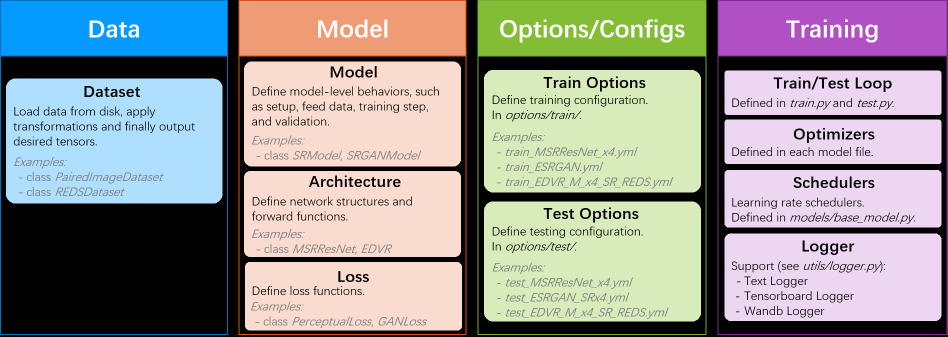
#> input picture assets/overall_structure.png, 1895 x 673 px (shown at 1/2 size); its folder holds only this picture in this run
$ python -i hdr_data_reduce2.py   (imports and definitions only)
#> lines starting #> are read from the running program, lines starting #| are printed output that depends on the picture
#> further down, picture is the input picture: shape (673, 1895, 3); mean B, G, R 147.8, 148.9, 149.4
import os
from glob import glob

import cv2
import numpy as np


# ------------------- 基础模块 -------------------

# [46 lines left out: functions apply_tone_curve, add_real_camera_noise, add_resize_artifact, not called in this run]


def add_chroma_subsampling_and_jpeg(img_bgr, jpeg_quality=80):
    """
    模拟 YUV 4:2:0 色度子采样 + JPEG 压缩伪影。
    img_bgr: uint8 BGR
    jpeg_quality: JPEG 质量 (50~100)，越低伪影越重
    """
#> called with jpeg_quality = 80
    # BGR -> YCrCb
    ycrcb = cv2.cvtColor(img_bgr, cv2.COLOR_BGR2YCrCb)
#> ycrcb: shape (673, 1895, 3); mean of channels 0, 1, 2 148.9, 128.5, 127.5
    y, cr, cb = cv2.split(ycrcb)
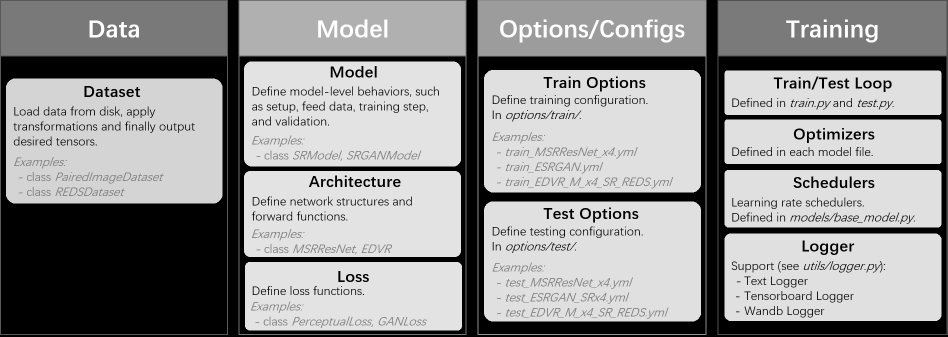
#> y: shape (673, 1895) (shown at 1/2 size); min 0, max 255, mean 148.9
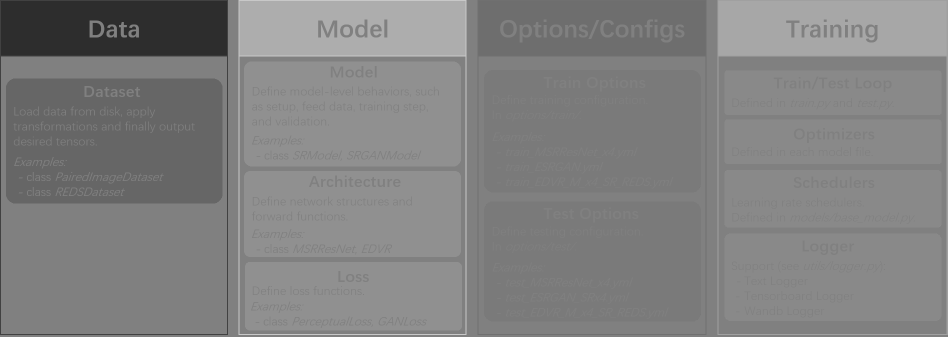
#> cr: shape (673, 1895) (shown at 1/2 size); min 45, max 200, mean 128.5
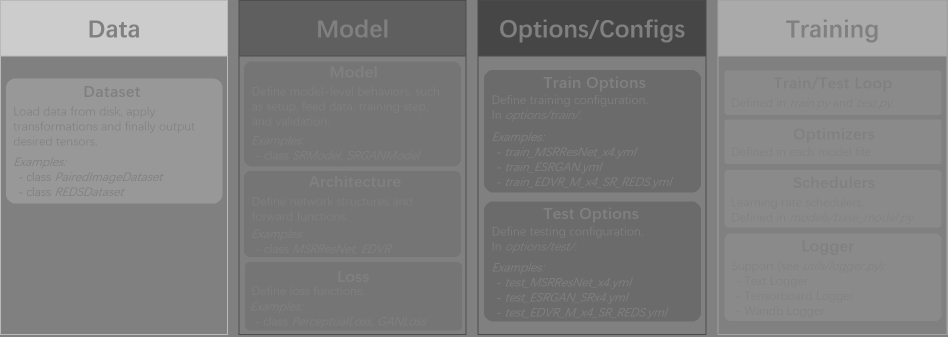
#> cb: shape (673, 1895) (shown at 1/2 size); min 70, max 204, mean 127.5

    # 模拟 4:2:0: 色度下采样再上采样
    cr_small = cv2.resize(cr, (cr.shape[1] // 2, cr.shape[0] // 2), interpolation=cv2.INTER_AREA)
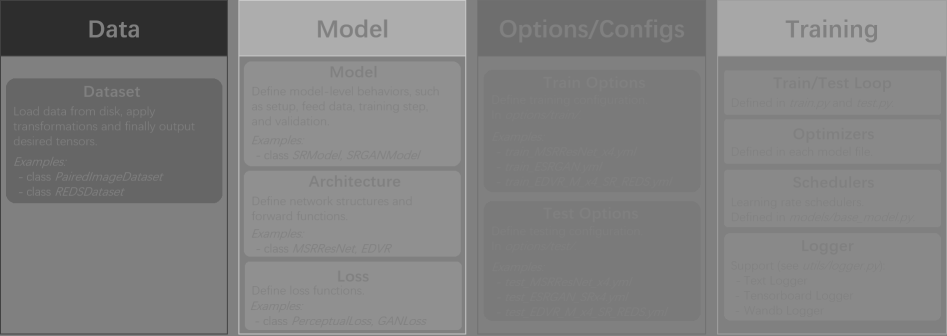
#> cr_small: shape (336, 947); min 45, max 200, mean 128.5
    cb_small = cv2.resize(cb, (cb.shape[1] // 2, cb.shape[0] // 2), interpolation=cv2.INTER_AREA)
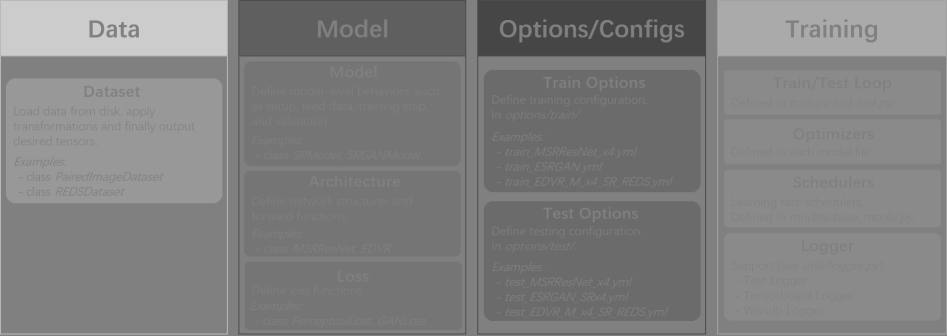
#> cb_small: shape (336, 947); min 70, max 204, mean 127.5
    cr_up = cv2.resize(cr_small, (cr.shape[1], cr.shape[0]), interpolation=cv2.INTER_LINEAR)
    cb_up = cv2.resize(cb_small, (cb.shape[1], cb.shape[0]), interpolation=cv2.INTER_LINEAR)

    ycrcb_420 = cv2.merge([y, cr_up, cb_up])
#> ycrcb_420: shape (673, 1895, 3); mean of channels 0, 1, 2 148.9, 128.5, 127.4
    img_420 = cv2.cvtColor(ycrcb_420, cv2.COLOR_YCrCb2BGR)

    # 再做一次 JPEG 压缩/解压
    encode_param = [int(cv2.IMWRITE_JPEG_QUALITY), int(jpeg_quality)]
    ok, enc = cv2.imencode('.jpg', img_420, encode_param)
    if not ok:
        return img_420
    dec = cv2.imdecode(enc, cv2.IMREAD_COLOR)
    if dec is None:
        return img_420
    return dec


# ------------------- 整体降质 pipeline -------------------

# [106 lines left out: functions degrade_sdr_realistic, batch_make_lq_from_gt, not called in this run]


# [7 lines not run here, left out]

>>> import cv2
>>> picture = cv2.imread('../../assets/overall_structure.png')
>>> result = add_chroma_subsampling_and_jpeg(picture)
